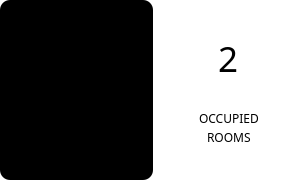
                  <widget class="QWidget" name="widget_21" native="true">
                   <property name="sizePolicy">
                    <sizepolicy hsizetype="Preferred" vsizetype="Preferred">
                     <horstretch>0</horstretch>
                     <verstretch>125</verstretch>
                    </sizepolicy>
                   </property>
                   <property name="minimumSize">
                    <size>
                     <width>305</width>
                     <height>160</height>
                    </size>
                   </property>
                   <property name="maximumSize">
                    <size>
                     <width>16777215</width>
                     <height>180</height>
                    </size>
                   </property>
                   <property name="styleSheet">
                    <string notr="true">background-color: rgb(255, 255, 255);
border-radius: 10px;
border: none;</string>
                   </property>
                   <layout class="QHBoxLayout" name="horizontalLayout_7">
                    <property name="spacing">
                     <number>0</number>
                    </property>
                    <property name="leftMargin">
                     <number>0</number>
                    </property>
                    <property name="topMargin">
                     <number>0</number>
                    </property>
                    <property name="rightMargin">
                     <number>0</number>
                    </property>
                    <property name="bottomMargin">
                     <number>0</number>
                    </property>
                    <item>
                     <widget class="QWidget" name="widget_45" native="true">
                      <property name="sizePolicy">
                       <sizepolicy hsizetype="MinimumExpanding" vsizetype="MinimumExpanding">
                        <horstretch>0</horstretch>
                        <verstretch>0</verstretch>
                       </sizepolicy>
                      </property>
                      <property name="styleSheet">
                       <string notr="true">background-color: rgb(0, 0, 0);</string>
                      </property>
                      <layout class="QGridLayout" name="gridLayout_28">
                       <property name="leftMargin">
                        <number>20</number>
                       </property>
                       <property name="topMargin">
                        <number>10</number>
                       </property>
                       <property name="rightMargin">
                        <number>22</number>
                       </property>
                       <property name="bottomMargin">
                        <number>10</number>
                       </property>
                       <property name="spacing">
                        <number>0</number>
                       </property>
                       <item row="0" column="0" alignment="Qt::AlignHCenter|Qt::AlignVCenter">
                        <widget class="QLabel" name="label_34">
                         <property name="sizePolicy">
                          <sizepolicy hsizetype="Fixed" vsizetype="Fixed">
                           <horstretch>0</horstretch>
                           <verstretch>0</verstretch>
                          </sizepolicy>
                         </property>
                         <property name="minimumSize">
                          <size>
                           <width>80</width>
                           <height>80</height>
                          </size>
                         </property>
                         <property name="maximumSize">
                          <size>
                           <width>100</width>
                           <height>100</height>
                          </size>
                         </property>
                         <property name="text">
                          <string/>
                         </property>
                         <property name="pixmap">
                          <pixmap>d_icon_occupied.png</pixmap>
                         </property>
                         <property name="scaledContents">
                          <bool>true</bool>
                         </property>
                        </widget>
                       </item>
                      </layout>
                     </widget>
                    </item>
                    <item>
                     <widget class="QWidget" name="widget_64" native="true">
                      <property name="sizePolicy">
                       <sizepolicy hsizetype="Expanding" vsizetype="Expanding">
                        <horstretch>0</horstretch>
                        <verstretch>0</verstretch>
                       </sizepolicy>
                      </property>
                      <property name="font">
                       <font>
                        <family>Century Gothic</family>
                        <pointsize>34</pointsize>
                       </font>
                      </property>
                      <layout class="QVBoxLayout" name="verticalLayout_30">
                       <property name="spacing">
                        <number>2</number>
                       </property>
                       <item>
                        <spacer name="verticalSpacer_10">
                         <property name="orientation">
                          <enum>Qt::Vertical</enum>
                         </property>
                         <property name="sizeHint" stdset="0">
                          <size>
                           <width>20</width>
                           <height>40</height>
                          </size>
                         </property>
                        </spacer>
                       </item>
                       <item alignment="Qt::AlignHCenter">
                        <widget class="QLabel" name="lblOccRooms">
                         <property name="font">
                          <font>
                           <family>Century Gothic</family>
                           <pointsize>26</pointsize>
                           <weight>50</weight>
                           <italic>false</italic>
                           <bold>false</bold>
                          </font>
                         </property>
                         <property name="styleSheet">
                          <string notr="true"/>
                         </property>
                         <property name="text">
                          <string>2</string>
                         </property>
                        </widget>
                       </item>
                       <item>
                        <spacer name="verticalSpacer_14">
                         <property name="orientation">
                          <enum>Qt::Vertical</enum>
                         </property>
                         <property name="sizeHint" stdset="0">
                          <size>
                           <width>20</width>
                           <height>40</height>
                          </size>
                         </property>
                        </spacer>
                       </item>
                       <item alignment="Qt::AlignHCenter">
                        <widget class="QLabel" name="label_82">
                         <property name="font">
                          <font>
                           <family>Century Gothic</family>
                           <pointsize>9</pointsize>
                           <weight>50</weight>
                           <bold>false</bold>
                          </font>
                         </property>
                         <property name="text">
                          <string>OCCUPIED</string>
                         </property>
                        </widget>
                       </item>
                       <item alignment="Qt::AlignHCenter">
                        <widget class="QLabel" name="label_15">
                         <property name="font">
                          <font>
                           <family>Century Gothic</family>
                           <pointsize>9</pointsize>
                          </font>
                         </property>
                         <property name="text">
                          <string>ROOMS</string>
                         </property>
                        </widget>
                       </item>
                       <item>
                        <spacer name="verticalSpacer_18">
                         <property name="orientation">
                          <enum>Qt::Vertical</enum>
                         </property>
                         <property name="sizeHint" stdset="0">
                          <size>
                           <width>20</width>
                           <height>40</height>
                          </size>
                         </property>
                        </spacer>
                       </item>
                      </layout>
                     </widget>
                    </item>
                   </layout>
                  </widget>
